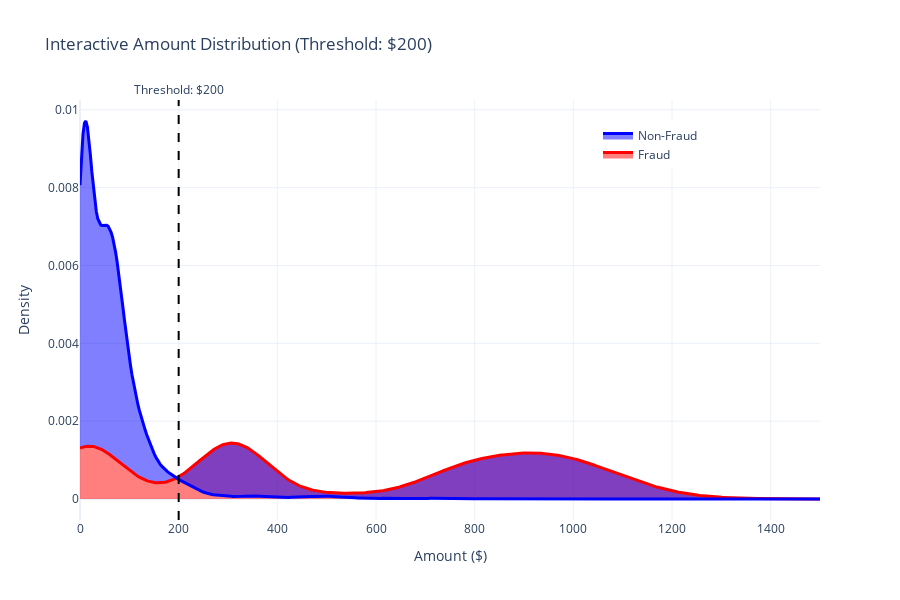
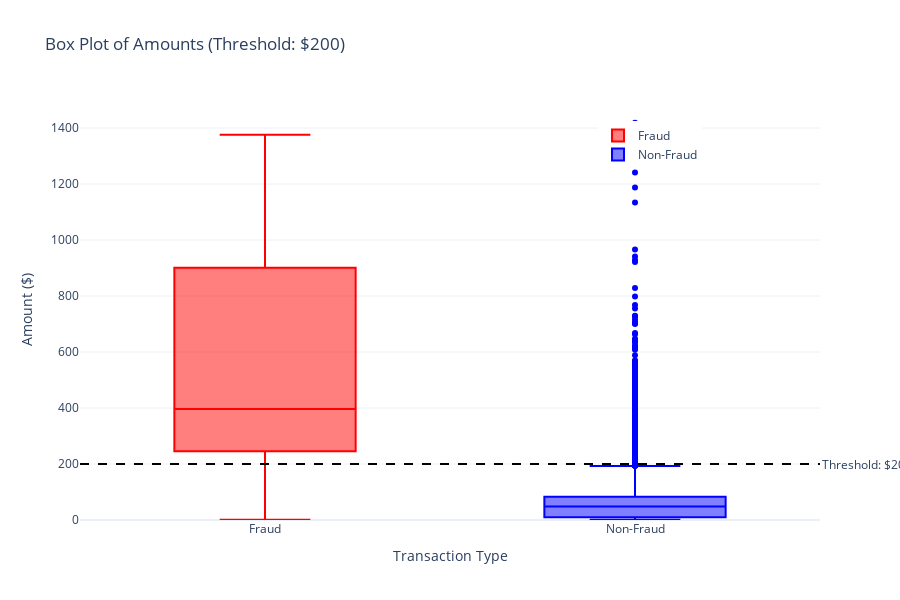
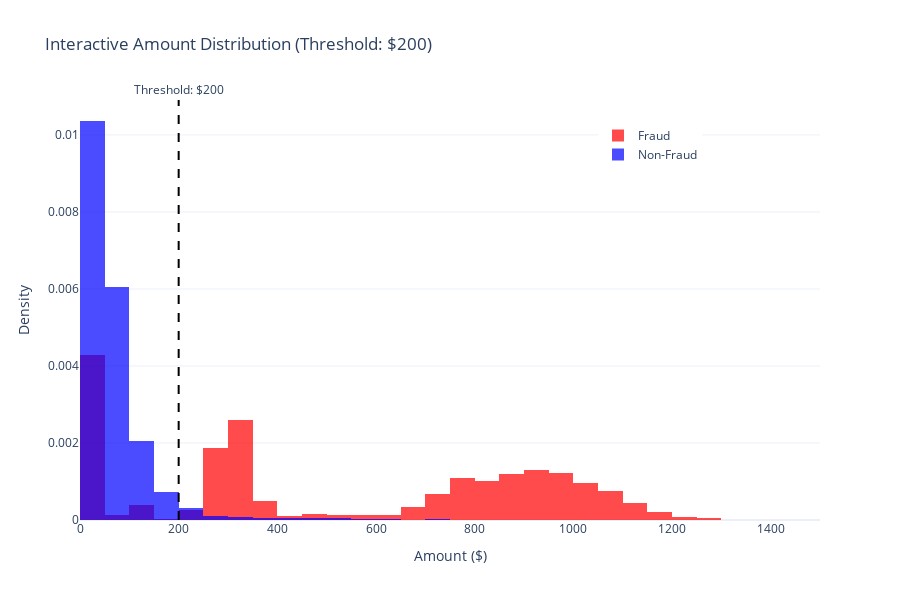
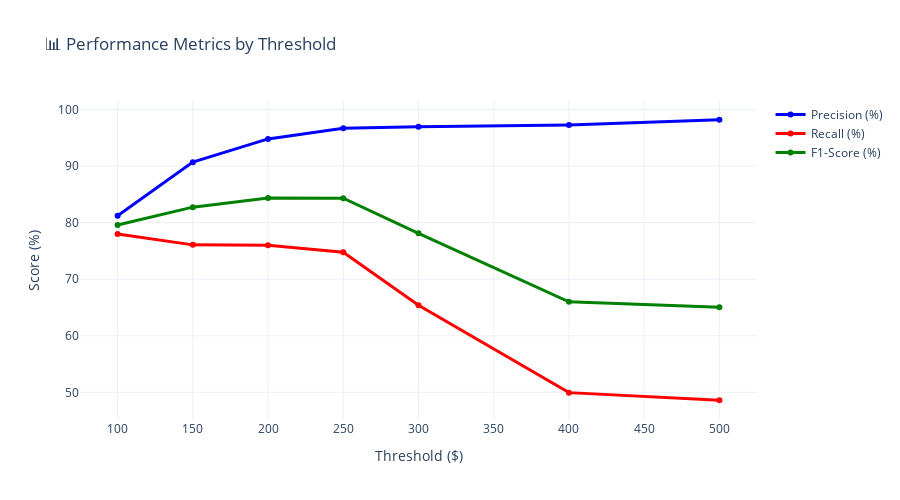

Notebook code for these charts, in order:
### Code cell
plt.style.use('default')  
sns.set_palette("husl")

print("📚 Libraries imported successfully!")

df = pd.read_csv('eda_fraud_balanced_sorted.csv')
print("✅ Real data loaded!")

print(f"📈 Dataset loaded: {len(df):,} transactions")
print(f"🚨 Fraudulent transactions: {df['is_fraud'].sum():,} ({df['is_fraud'].mean()*100:.1f}%)")
print(f"✅ Legitimate transactions: {(df['is_fraud']==0).sum():,} ({(1-df['is_fraud'].mean())*100:.1f}%)")

print("\n📋 Data preview:")
print(df.head())

print("\n📊 DESCRIPTIVE STATISTICS")
print("="*50)

fraud_stats = df[df['is_fraud'] == 1]['amt']
non_fraud_stats = df[df['is_fraud'] == 0]['amt']

print(f"\n🚨 FRAUDULENT TRANSACTIONS:")
print(f"   Count: {len(fraud_stats):,}")
print(f"   Mean: ${fraud_stats.mean():.2f}")
print(f"   Median: ${fraud_stats.median():.2f}")
print(f"   Std Dev: ${fraud_stats.std():.2f}")
print(f"   Min: ${fraud_stats.min():.2f}")
print(f"   Max: ${fraud_stats.max():.2f}")

print(f"\n✅ LEGITIMATE TRANSACTIONS:")
print(f"   Count: {len(non_fraud_stats):,}")
print(f"   Mean: ${non_fraud_stats.mean():.2f}")
print(f"   Median: ${non_fraud_stats.median():.2f}")
print(f"   Std Dev: ${non_fraud_stats.std():.2f}")
print(f"   Min: ${non_fraud_stats.min():.2f}")
print(f"   Max: ${non_fraud_stats.max():.2f}")

plt.figure(figsize=(12, 7))
sns.kdeplot(data=df, x='amt', hue='is_fraud', common_norm=False, 
            palette={0: 'blue', 1: 'red'}, linewidth=2.5)
plt.axvline(200, color='black', linestyle='--', linewidth=2, label='Alert Threshold ($200)')
plt.xlim(0, 1500)
plt.title('Amount Distribution: Fraud vs Non-Fraud', fontsize=16, fontweight='bold')
plt.xlabel('Amount ($)', fontsize=12)
plt.ylabel('Density', fontsize=12)
plt.legend(['Non-Fraud', 'Fraud', 'Alert Threshold'], fontsize=11)
plt.grid(True, alpha=0.3)
plt.tight_layout()
plt.show()

print("💾 KDE Plot displayed!")

def create_interactive_plot(threshold=200, xlim=1500, plot_type='kde'):
    """Create an interactive plot using Plotly"""
    
    df_filtered = df[df['amt'] <= xlim].copy()
    
    fig = go.Figure()
    
    if plot_type == 'kde':
        fraud_data = df_filtered[df_filtered['is_fraud'] == 1]['amt']
        non_fraud_data = df_filtered[df_filtered['is_fraud'] == 0]['amt']
        
        if len(fraud_data) > 1:
            kde_fraud = stats.gaussian_kde(fraud_data)
            x_range = np.linspace(0, xlim, 500)
            fraud_density = kde_fraud(x_range)
            
            fig.add_trace(go.Scatter(
                x=x_range, y=fraud_density,
                mode='lines', name='Fraud',
                line=dict(color='red', width=3),
                fill='tonexty'
            ))
        
        if len(non_fraud_data) > 1:
            kde_non_fraud = stats.gaussian_kde(non_fraud_data)
            non_fraud_density = kde_non_fraud(x_range)
            
            fig.add_trace(go.Scatter(
                x=x_range, y=non_fraud_density,
                mode='lines', name='Non-Fraud',
                line=dict(color='blue', width=3),
                fill='tonexty'
            ))
    
    elif plot_type == 'hist':
        fig.add_trace(go.Histogram(
            x=df_filtered[df_filtered['is_fraud'] == 1]['amt'],
            name='Fraud', opacity=0.7, nbinsx=50,
            marker_color='red', histnorm='probability density'
        ))
        
        fig.add_trace(go.Histogram(
            x=df_filtered[df_filtered['is_fraud'] == 0]['amt'],
            name='Non-Fraud', opacity=0.7, nbinsx=50,
            marker_color='blue', histnorm='probability density'
        ))
        fig.update_layout(barmode='overlay')
    
    elif plot_type == 'box':
        # Box plots
        fig.add_trace(go.Box(
            y=df_filtered[df_filtered['is_fraud'] == 1]['amt'],
            name='Fraud',
            marker_color='red',
            boxpoints='outliers'
        ))
        
        fig.add_trace(go.Box(
            y=df_filtered[df_filtered['is_fraud'] == 0]['amt'],
            name='Non-Fraud',
            marker_color='blue',
            boxpoints='outliers'
        ))
        
    if plot_type != 'box':
        fig.add_vline(
            x=threshold, line_dash="dash", line_color="black", line_width=2,
            annotation_text=f"Threshold: ${threshold:,}",
            annotation_position="top"
        )
    else:
        fig.add_hline(
            y=threshold, line_dash="dash", line_color="black", line_width=2,
            annotation_text=f"Threshold: ${threshold:,}",
            annotation_position="right"
        )
    
    if plot_type == 'box':
        fig.update_layout(
            title=f'Box Plot of Amounts (Threshold: ${threshold:,})',
            xaxis_title='Transaction Type',
            yaxis_title='Amount ($)',
            yaxis=dict(range=[0, xlim]),
            template='plotly_white',
            legend=dict(x=0.7, y=0.95),
            width=900,
            height=600
        )
    else:
        fig.update_layout(
            title=f'Interactive Amount Distribution (Threshold: ${threshold:,})',
            xaxis_title='Amount ($)',
            yaxis_title='Density',
            xaxis=dict(range=[0, xlim]),
            template='plotly_white',
            hovermode='x unified',
            legend=dict(x=0.7, y=0.95),
            width=900,
            height=600
        )
    
    return fig
    
fig_interactive = create_interactive_plot()
fig_interactive.show()

print("🎯 Interactive KDE plot created!")

print("\n📊 Testing different visualization types:")

print("1. Box Plot")
fig_box = create_interactive_plot(threshold=200, plot_type='box')
fig_box.show()

print("2. Histogram")
fig_hist = create_interactive_plot(threshold=200, plot_type='hist')
fig_hist.show()

print("✅ All plots have been generated!")

def analyze_threshold(threshold):
    """Analyze performance for a given threshold"""
    fraud_above = len(df[(df['is_fraud'] == 1) & (df['amt'] > threshold)])
    non_fraud_above = len(df[(df['is_fraud'] == 0) & (df['amt'] > threshold)])
    total_fraud = len(df[df['is_fraud'] == 1])
    total_above = fraud_above + non_fraud_above
    
    precision = (fraud_above / total_above * 100) if total_above > 0 else 0
    recall = (fraud_above / total_fraud * 100) if total_fraud > 0 else 0
    f1_score = (2 * precision * recall / (precision + recall)) if (precision + recall) > 0 else 0
    
    return {
        'threshold': threshold,
        'frauds_detected': fraud_above,
        'false_positives': non_fraud_above,
        'total_alerts': total_above,
        'precision': precision,
        'recall': recall,
        'f1_score': f1_score
    }

thresholds_test = [100, 150, 200, 250, 300, 400, 500]
results = [analyze_threshold(s) for s in thresholds_test]

df_results = pd.DataFrame(results)

print("\n🎯 THRESHOLD PERFORMANCE ANALYSIS")
print("="*60)
print(df_results.round(2))

fig_metrics = go.Figure()

fig_metrics.add_trace(go.Scatter(
    x=df_results['threshold'], y=df_results['precision'],
    mode='lines+markers', name='Precision (%)',
    line=dict(color='blue', width=3)
))

fig_metrics.add_trace(go.Scatter(
    x=df_results['threshold'], y=df_results['recall'],
    mode='lines+markers', name='Recall (%)',
    line=dict(color='red', width=3)
))

fig_metrics.add_trace(go.Scatter(
    x=df_results['threshold'], y=df_results['f1_score'],
    mode='lines+markers', name='F1-Score (%)',
    line=dict(color='green', width=3)
))

fig_metrics.update_layout(
    title='📊 Performance Metrics by Threshold',
    xaxis_title='Threshold ($)',
    yaxis_title='Score (%)',
    template='plotly_white',
    hovermode='x unified',
    width=900,
    height=500
)

fig_metrics.show()

if len(df_results) > 0 and df_results['f1_score'].max() > 0:
    optimal_threshold = df_results.loc[df_results['f1_score'].idxmax()]
    print(f"\n🏆 OPTIMAL THRESHOLD: ${optimal_threshold['threshold']} (F1-Score: {optimal_threshold['f1_score']:.2f}%)")
else:
    print("\n⚠️  No optimal threshold found in the tested range")

### Figure 1 — Plotly figure (JSON) as saved in the notebook; plotly's stock layout.template omitted (floating-point values rounded to 4 significant figures; data arrays with more than 128 entries replaced by an {"elided": "..."} marker saying what was removed)
{"data": [{"fill": "tonexty", "line": {"color": "red", "width": 3}, "mode": "lines", "name": "Fraud", "type": "scatter", "x": {"elided": "500 float values"}, "y": {"elided": "500 float values"}}, {"fill": "tonexty", "line": {"color": "blue", "width": 3}, "mode": "lines", "name": "Non-Fraud", "type": "scatter", "x": {"elided": "500 float values"}, "y": {"elided": "500 float values"}}], "layout": {"annotations": [{"showarrow": false, "text": "Threshold: $200", "x": 200, "xanchor": "center", "xref": "x", "y": 1, "yanchor": "bottom", "yref": "y domain"}], "height": 600, "hovermode": "x unified", "legend": {"x": 0.7, "y": 0.95}, "shapes": [{"line": {"color": "black", "dash": "dash", "width": 2}, "type": "line", "x0": 200, "x1": 200, "xref": "x", "y0": 0, "y1": 1, "yref": "y domain"}], "title": {"text": "Interactive Amount Distribution (Threshold: $200)"}, "width": 900, "xaxis": {"range": [0, 1500], "title": {"text": "Amount ($)"}}, "yaxis": {"title": {"text": "Density"}}}}

### Figure 2 — Plotly figure (JSON) as saved in the notebook; plotly's stock layout.template omitted (floating-point values rounded to 4 significant figures; data arrays with more than 128 entries replaced by an {"elided": "..."} marker saying what was removed)
{"data": [{"boxpoints": "outliers", "marker": {"color": "red"}, "name": "Fraud", "type": "box", "y": {"elided": "7506 float values"}}, {"boxpoints": "outliers", "marker": {"color": "blue"}, "name": "Non-Fraud", "type": "box", "y": {"elided": "7499 float values"}}], "layout": {"annotations": [{"showarrow": false, "text": "Threshold: $200", "x": 1, "xanchor": "left", "xref": "x domain", "y": 200, "yanchor": "middle", "yref": "y"}], "height": 600, "legend": {"x": 0.7, "y": 0.95}, "shapes": [{"line": {"color": "black", "dash": "dash", "width": 2}, "type": "line", "x0": 0, "x1": 1, "xref": "x domain", "y0": 200, "y1": 200, "yref": "y"}], "title": {"text": "Box Plot of Amounts (Threshold: $200)"}, "width": 900, "xaxis": {"title": {"text": "Transaction Type"}}, "yaxis": {"range": [0, 1500], "title": {"text": "Amount ($)"}}}}

### Figure 3 — Plotly figure (JSON) as saved in the notebook; plotly's stock layout.template omitted (floating-point values rounded to 4 significant figures; data arrays with more than 128 entries replaced by an {"elided": "..."} marker saying what was removed)
{"data": [{"histnorm": "probability density", "marker": {"color": "red"}, "name": "Fraud", "nbinsx": 50, "opacity": 0.7, "type": "histogram", "x": {"elided": "7506 float values"}}, {"histnorm": "probability density", "marker": {"color": "blue"}, "name": "Non-Fraud", "nbinsx": 50, "opacity": 0.7, "type": "histogram", "x": {"elided": "7499 float values"}}], "layout": {"annotations": [{"showarrow": false, "text": "Threshold: $200", "x": 200, "xanchor": "center", "xref": "x", "y": 1, "yanchor": "bottom", "yref": "y domain"}], "barmode": "overlay", "height": 600, "hovermode": "x unified", "legend": {"x": 0.7, "y": 0.95}, "shapes": [{"line": {"color": "black", "dash": "dash", "width": 2}, "type": "line", "x0": 200, "x1": 200, "xref": "x", "y0": 0, "y1": 1, "yref": "y domain"}], "title": {"text": "Interactive Amount Distribution (Threshold: $200)"}, "width": 900, "xaxis": {"range": [0, 1500], "title": {"text": "Amount ($)"}}, "yaxis": {"title": {"text": "Density"}}}}

### Figure 4 — Plotly figure (JSON) as saved in the notebook; plotly's stock layout.template omitted (floating-point values rounded to 4 significant figures)
{"data": [{"line": {"color": "blue", "width": 3}, "mode": "lines+markers", "name": "Precision (%)", "type": "scatter", "x": [100, 150, 200, 250, 300, 400, 500], "y": [81.19, 90.68, 94.78, 96.66, 96.92, 97.25, 98.17]}, {"line": {"color": "red", "width": 3}, "mode": "lines+markers", "name": "Recall (%)", "type": "scatter", "x": [100, 150, 200, 250, 300, 400, 500], "y": [77.99, 76.06, 75.99, 74.74, 65.39, 49.95, 48.6]}, {"line": {"color": "green", "width": 3}, "mode": "lines+markers", "name": "F1-Score (%)", "type": "scatter", "x": [100, 150, 200, 250, 300, 400, 500], "y": [79.56, 82.73, 84.35, 84.3, 78.09, 66.0, 65.02]}], "layout": {"height": 500, "hovermode": "x unified", "title": {"text": "📊 Performance Metrics by Threshold"}, "width": 900, "xaxis": {"title": {"text": "Threshold ($)"}}, "yaxis": {"title": {"text": "Score (%)"}}}}
